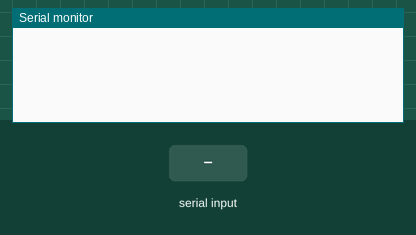
Simulated run of this sketch. Board: ESP32. Parts: the last lines printed to the serial monitor. Inputs (shaded band) come from the test bench. Nothing arrives over Bluetooth unless stated.

Above: at 3.8 s.
3.9 s: "1" received over the second serial link
At 5.2 s:
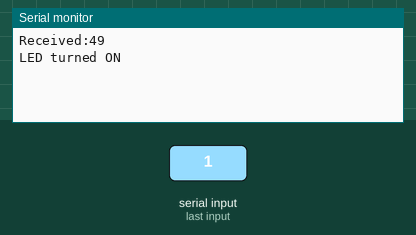
5.5 s: "0" received over the second serial link
At 6.9 s:
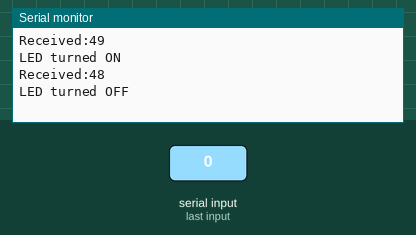
7.5 s: "2" received over the second serial link
At 8.4 s:
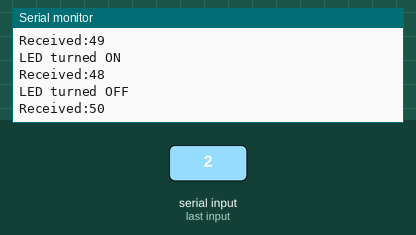

Measured:
- after the input at 3.9 s, the serial monitor: prints a new line after 0.10 s (image 1)
- after the input at 5.5 s, the serial monitor: prints a new line after 0.50 s (image 2)
- after the input at 7.5 s, the serial monitor: prints a new line after 0.50 s (image 3)

The sketch:

TestBleutoothTelephone.ino
```cpp
#include <Wire.h>
#include "BluetoothSerial.h" //Bibliothèque pour utiliser le Bluetooth
#include <driver/gpio.h>


BluetoothSerial Operation_Bluetooth; // objet pour nos opérations liées à Bluetooth

int incoming;
unsigned long delayTime;

void setup() {
    Serial.begin(9600);
    Operation_Bluetooth.begin("Serre Connectée"); //Nom du signal Bluetooth

    bool status;

    delayTime = 1000;

    Serial.println();
}


void loop() {

 delay(delayTime);

Operation_Bluetooth.println("test");

if (Operation_Bluetooth.available()) //Check if we receive anything from Bluetooth
  {
    incoming = Operation_Bluetooth.read(); //Read what we recevive
    Serial.print("Received:"); Serial.println(incoming);

    if (incoming == '1')
        {
        Serial.println("LED turned ON");
        Operation_Bluetooth.println("LED turned ON");
        }

    if (incoming == '0')
        {
        Serial.println("LED turned OFF");
        Operation_Bluetooth.println("LED turned OFF");
        }
  }
}
```
